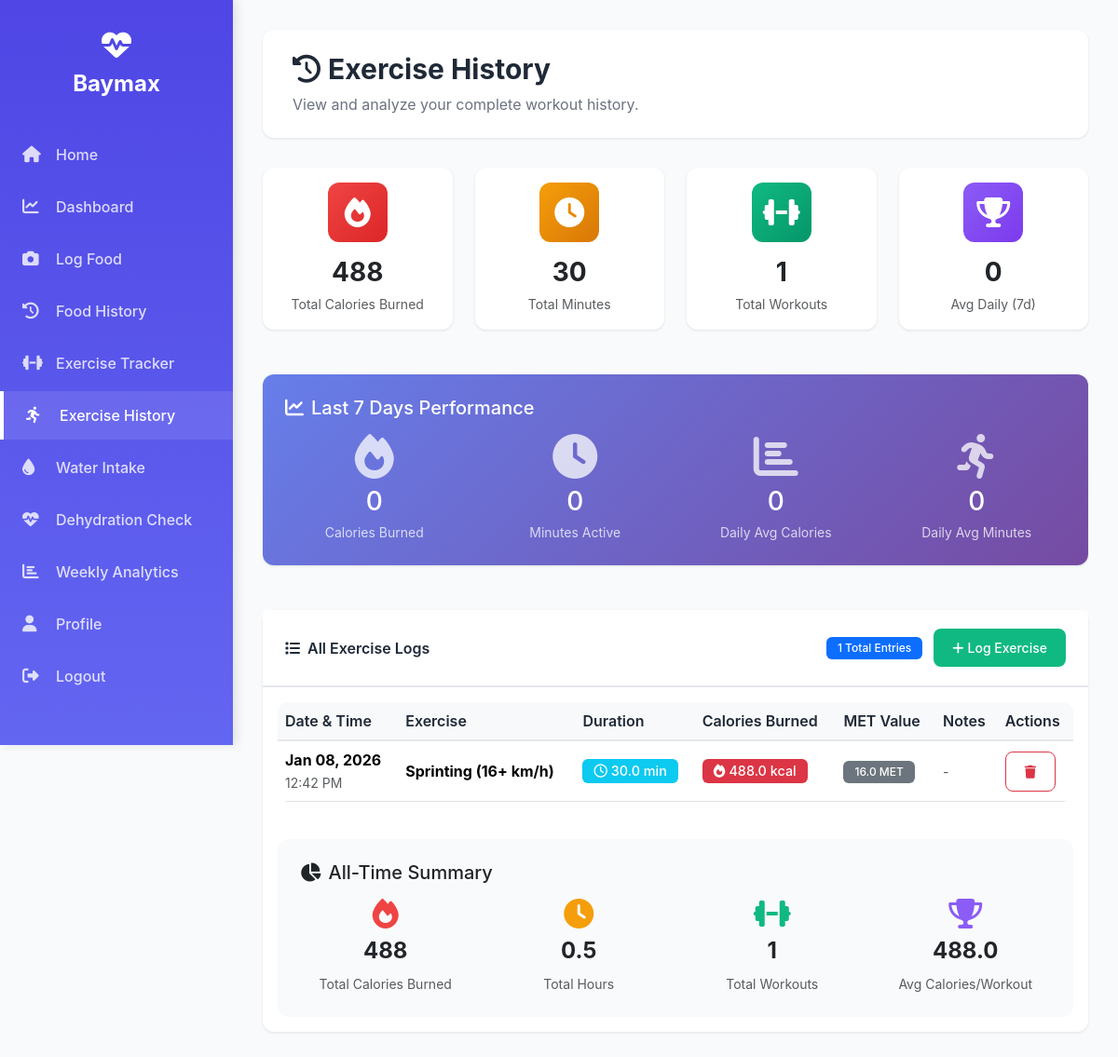
Before: /exercise_history (signed in) with the older database file.
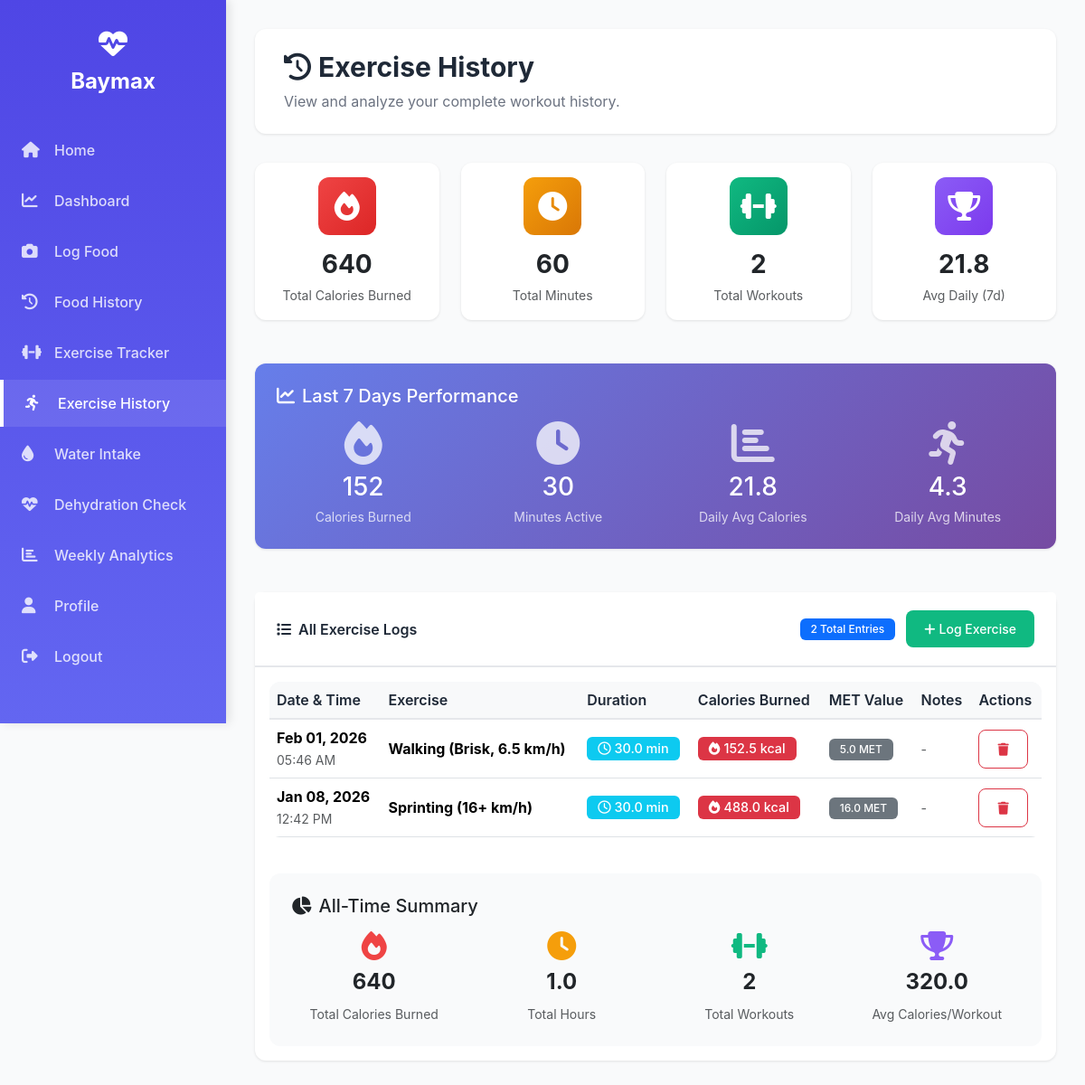
After: the same page with the newer database file.
### app.py (models this page shows)
class ExerciseLog(db.Model):
    id = db.Column(db.Integer, primary_key=True)
    user_id = db.Column(db.Integer, db.ForeignKey('user.id'))
    exercise_name = db.Column(db.String(200))
    duration_minutes = db.Column(db.Float)
    calories_burned = db.Column(db.Float)
    met_value = db.Column(db.Float)
    date = db.Column(db.DateTime, default=datetime.utcnow)
    notes = db.Column(db.String(500), nullable=True)

### app.py (the view)
@app.route('/exercise_history')
@login_required
def exercise_history():
    logs = ExerciseLog.query.filter_by(user_id=current_user.id).order_by(ExerciseLog.date.desc()).all()
    total_calories = sum(log.calories_burned for log in logs)
    total_duration = sum(log.duration_minutes for log in logs)
    total_workouts = len(logs)
    week_ago = datetime.utcnow() - timedelta(days=7)
    week_logs = [log for log in logs if log.date >= week_ago]
    week_calories = sum(log.calories_burned for log in week_logs)
    week_duration = sum(log.duration_minutes for log in week_logs)
    avg_daily_calories = round(week_calories / 7, 1) if week_logs else 0
    avg_daily_duration = round(week_duration / 7, 1) if week_logs else 0
    return render_template('exercise_history.html',
                         logs=logs,
                         total_calories=round(total_calories),
                         total_duration=round(total_duration),
                         total_workouts=total_workouts,
                         week_calories=round(week_calories),
                         week_duration=round(week_duration),
                         avg_daily_calories=avg_daily_calories,
                         avg_daily_duration=avg_daily_duration)

### app.py (called while the page is built)
@login_manager.user_loader
def load_user(user_id):
    return User.query.get(int(user_id))

### templates/exercise_history.html (shortened to what the changed rows need)
{% extends "base.html" %}
{% block content %}
<div class="content-header">
    <h1><i class="fas fa-history me-2"></i>Exercise History</h1>
</div>
<div class="row g-4 mb-4">
    <div class="col-md-3">
        <div class="card">
            <div class="card-body text-center">
                <div style="width: 64px; height: 64px; background: linear-gradient(135deg, #EF4444, #DC2626); border-radius: 12px; display: flex; align-items: center; justify-content: center; margin: 0 auto 1rem;">
                    <i class="fas fa-fire text-white fa-2x"></i>
                </div>
                <h3 class="mb-1 fw-bold">{{ total_calories }}</h3>
                <small class="text-muted">Total Calories Burned</small>
            </div>
        </div>
    </div>
    <div class="col-md-3">
        <div class="card">
            <div class="card-body text-center">
                <div style="width: 64px; height: 64px; background: linear-gradient(135deg, #F59E0B, #D97706); border-radius: 12px; display: flex; align-items: center; justify-content: center; margin: 0 auto 1rem;">
                    <i class="fas fa-clock text-white fa-2x"></i>
                </div>
                <h3 class="mb-1 fw-bold">{{ total_duration }}</h3>
                <small class="text-muted">Total Minutes</small>
            </div>
        </div>
    </div>
    <div class="col-md-3">
        <div class="card">
            <div class="card-body text-center">
                <div style="width: 64px; height: 64px; background: linear-gradient(135deg, #10B981, #059669); border-radius: 12px; display: flex; align-items: center; justify-content: center; margin: 0 auto 1rem;">
                    <i class="fas fa-dumbbell text-white fa-2x"></i>
                </div>
                <h3 class="mb-1 fw-bold">{{ total_workouts }}</h3>
                <small class="text-muted">Total Workouts</small>
            </div>
        </div>
    </div>
    <div class="col-md-3">
        <div class="card">
            <div class="card-body text-center">
                <div style="width: 64px; height: 64px; background: linear-gradient(135deg, #8B5CF6, #7C3AED); border-radius: 12px; display: flex; align-items: center; justify-content: center; margin: 0 auto 1rem;">
                    <i class="fas fa-trophy text-white fa-2x"></i>
                </div>
                <h3 class="mb-1 fw-bold">{{ avg_daily_calories }}</h3>
                <small class="text-muted">Avg Daily (7d)</small>
            </div>
        </div>
    </div>
</div>
<div class="row mb-4">
    <div class="col-12">
        <div class="card" style="background: linear-gradient(135deg, #667eea 0%, #764ba2 100%); color: white; border: none;">
            <div class="card-body p-4">
                <div class="row text-center">
                    <div class="col-md-3">
                        <div class="mb-2">
                            <i class="fas fa-fire fa-3x opacity-75"></i>
                        </div>
                        <h3 class="mb-1">{{ week_calories }}</h3>
                        <small class="opacity-75">Calories Burned</small>
                    </div>
                    <div class="col-md-3">
                        <div class="mb-2">
                            <i class="fas fa-clock fa-3x opacity-75"></i>
                        </div>
                        <h3 class="mb-1">{{ week_duration }}</h3>
                        <small class="opacity-75">Minutes Active</small>
                    </div>
                    <div class="col-md-3">
                        <div class="mb-2">
                            <i class="fas fa-chart-bar fa-3x opacity-75"></i>
                        </div>
                        <h3 class="mb-1">{{ avg_daily_calories }}</h3>
                        <small class="opacity-75">Daily Avg Calories</small>
                    </div>
                    <div class="col-md-3">
                        <div class="mb-2">
                            <i class="fas fa-running fa-3x opacity-75"></i>
                        </div>
                        <h3 class="mb-1">{{ avg_daily_duration }}</h3>
                        <small class="opacity-75">Daily Avg Minutes</small>
                    </div>
                </div>
            </div>
        </div>
    </div>
</div>
<div class="row">
    <div class="col-12">
        <div class="card">
            <div class="card-header d-flex justify-content-between align-items-center">
                <div>
                    <span class="badge bg-primary">{{ logs|length }} Total Entries</span>
                    <a href="{{ url_for('exercise') }}" class="btn btn-sm btn-success ms-2">
                        <i class="fas fa-plus me-1"></i>Log Exercise
                    </a>
                </div>
            </div>
            <div class="card-body">
                {% if logs %}
                <div class="table-responsive">
                    <table class="table table-hover align-middle">
                        <thead class="table-light">
                            <tr>
                                <th>Date & Time</th>
                                <th>Exercise</th>
                                <th>Duration</th>
                                <th>Calories Burned</th>
                                <th>MET Value</th>
                                <th>Notes</th>
                                <th>Actions</th>
                            </tr>
                        </thead>
                        <tbody>
                            {% for log in logs %}
                            <tr>
                                <td>
                                    <div>
                                        <strong>{{ log.date.strftime('%b %d, %Y') }}</strong>
                                        <br>
                                        <small class="text-muted">{{ log.date.strftime('%I:%M %p') }}</small>
                                    </div>
                                </td>
                                <td>
                                    <strong>{{ log.exercise_name }}</strong>
                                </td>
                                <td>
                                    <span class="badge bg-info" style="font-size: 0.9rem;">
                                        <i class="far fa-clock me-1"></i>{{ log.duration_minutes }} min
                                    </span>
                                </td>
                                <td>
                                    <span class="badge bg-danger" style="font-size: 0.9rem;">
                                        <i class="fas fa-fire me-1"></i>{{ log.calories_burned }} kcal
                                    </span>
                                </td>
                                <td>
                                    <span class="badge bg-secondary">{{ log.met_value }} MET</span>
                                </td>
                                <td>
                                    {% if log.notes %}
                                        <small class="text-muted">{{ log.notes[:50] }}{% if log.notes|length > 50 %}...{% endif %}</small>
                                    {% else %}
                                        <small class="text-muted">-</small>
                                    {% endif %}
                                </td>
                                <td>
                                    <form method="post" action="{{ url_for('delete_exercise', log_id=log.id) }}"
                                          style="display: inline;"
                                          onsubmit="return confirm('Are you sure you want to delete this exercise log?');">
                                        <button type="submit" class="btn btn-sm btn-outline-danger" title="Delete">
                                            <i class="fas fa-trash"></i>
                                        </button>
                                    </form>
                                </td>
                            </tr>
                            {% endfor %}
                        </tbody>
                    </table>
                </div>
                <div class="mt-4 p-4" style="background: #F9FAFB; border-radius: 12px;">
                    <h5 class="mb-3"><i class="fas fa-chart-pie me-2"></i>All-Time Summary</h5>
                    <div class="row text-center">
                        <div class="col-md-3">
                            <div class="mb-2">
                                <i class="fas fa-fire fa-2x" style="color: #EF4444;"></i>
                            </div>
                            <h4 class="fw-bold">{{ total_calories }}</h4>
                            <small class="text-muted">Total Calories Burned</small>
                        </div>
                        <div class="col-md-3">
                            <div class="mb-2">
                                <i class="fas fa-clock fa-2x" style="color: #F59E0B;"></i>
                            </div>
                            <h4 class="fw-bold">{{ (total_duration / 60)|round(1) }}</h4>
                            <small class="text-muted">Total Hours</small>
                        </div>
                        <div class="col-md-3">
                            <div class="mb-2">
                                <i class="fas fa-dumbbell fa-2x" style="color: #10B981;"></i>
                            </div>
                            <h4 class="fw-bold">{{ total_workouts }}</h4>
                            <small class="text-muted">Total Workouts</small>
                        </div>
                        <div class="col-md-3">
                            <div class="mb-2">
                                <i class="fas fa-trophy fa-2x" style="color: #8B5CF6;"></i>
                            </div>
                            <h4 class="fw-bold">{{ (total_calories / total_workouts)|round if total_workouts > 0 else 0 }}</h4>
                            <small class="text-muted">Avg Calories/Workout</small>
                        </div>
                    </div>
                </div>
                {% endif %}
            </div>
        </div>
    </div>
</div>
{% endblock %}

Changed rows visible on the page:
added ExerciseLog: date "Feb 01, 2026", date "05:46 AM", exercise_name "Walking (Brisk, 6.5 km/h)", duration_minutes "30.0", calories_burned "152.5", met_value "5.0"
Other visible differences:
{{ total_calories }}: "488" → "640"
{{ total_duration }}: "30" → "60"
{{ total_workouts }}: "1" → "2"
{{ avg_daily_calories }}: "0" → "21.8"
{{ week_calories }}: "0" → "152"
{{ week_duration }}: "0" → "30"
{{ avg_daily_duration }}: "0" → "4.3"
{{ logs|length }}: "1" → "2"
{{ (total_duration / 60)|round(1) }}: "0.5" → "1.0"
{{ (total_calories / total_workouts)|round if total_workouts > 0 else 0 }}: "488.0" → "320.0"
